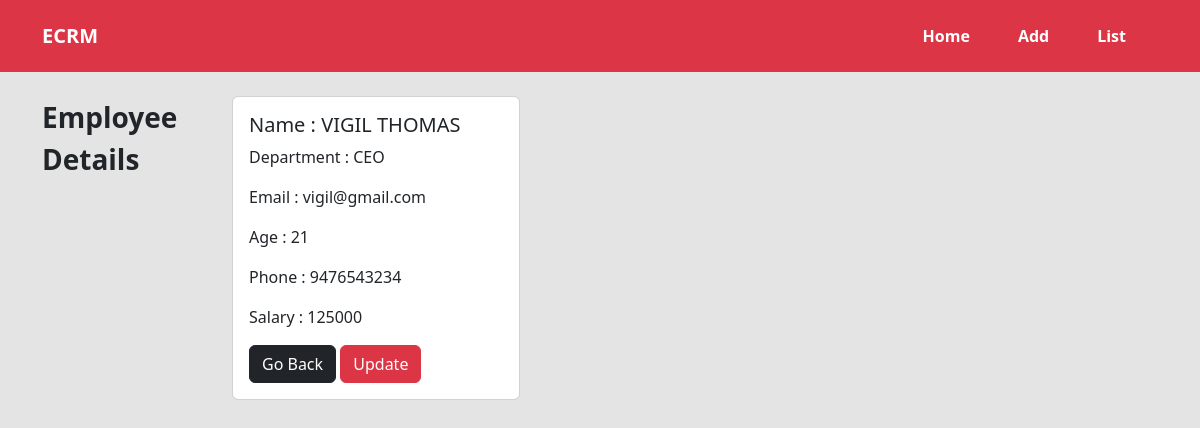
The page /emp/10/details/ on the database its author committed.
### crm/models.py (models this page shows, shortened)
class Employees(models.Model):
    name=models.CharField(max_length=100)
    department=models.CharField(max_length=100)
    salary=models.PositiveBigIntegerField()
    email=models.EmailField(unique=True)
    age=models.PositiveBigIntegerField()
    phone=models.IntegerField()

### crm/views.py (the view)
# urls.py: path('emp/<int:pk>/details/', views.ViewEmpDetail.as_view(), name="detail_emp"),
class ViewEmpDetail(View):
    def get(self,request,*args,**kwargs):
        id=kwargs.get("pk")
        qs=Employees.objects.get(id=id)
        return render(request,"emp_detail.html",{"data":qs})

### crm/templates/emp_detail.html (shortened to what this page needs)
<!DOCTYPE html>
<html lang="en">
{% load static %}
{% include 'header.html' %}
<body>
    {% include 'navbar.html' %}
    <div class="container">
        <div class=" row d-flex justify-content-around mt-3 mt-lg-4">
            <div class="col-lg-2 col-md-4 col-sm-12 col-12">
                <p class="fw-bold fs-3 text-start">Employee <br> Details</p><br>
            </div>
            <div class="col-lg-10 col-md-8 col-sm-12 col-12">
                <div class="card" style="width: 18rem;">
                    <div class="card-body">
                        <h5 class="card-title">Name : {{data.name}}</h5>
                        <p class="card-text">Department : {{data.department}}</p>
                        <p class="card-text">Email : {{data.email}}</p>
                        <p class="card-text">Age : {{data.age}}</p>
                        <p class="card-text">Phone : {{data.phone}}</p>
                        <p class="card-text">Salary : {{data.salary}}</p>
                        <a href="{% url 'view_emp' %}" class="btn btn-dark">Go Back</a>
                        <a href="{% url 'update_emp' data.id %}" class="btn btn-danger">Update</a>
                    </div>
                </div>
            </div>
        </div>
    </div>
</body>
</html>

### crm/templates/header.html (style rules this page uses)
body { background-color: #e4e4e4; }

### rows shown on the page
Employees: name "VIGIL THOMAS", department "CEO", email "vigil@gmail.com", age "21", phone "9476543234", salary "125000"
